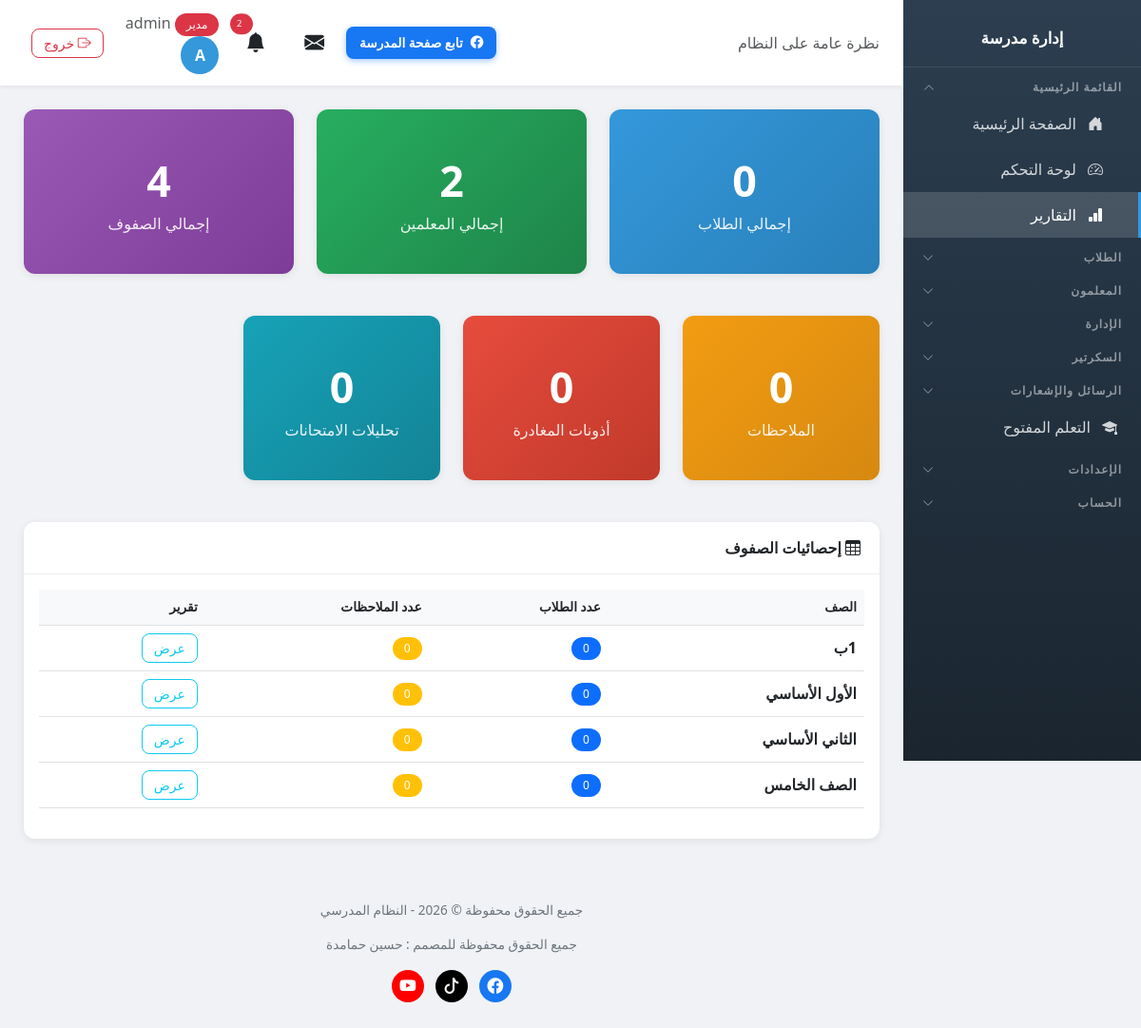
/reports/overview/ (signed in), run on the app's committed database.
### school/models.py (models this page shows, shortened)
class Profile(models.Model):
    ROLE_CHOICES = [
        ('admin', 'مدير'),
        ('vice_principal', 'نائب مدير'),
        ('secretary', 'سكرتير'),
        ('teacher', 'معلم'),
        ('student', 'طالب'),
    ]
    user = models.OneToOneField(User, on_delete=models.CASCADE, related_name='profile')
    role = models.CharField('الدور', max_length=20, choices=ROLE_CHOICES, default='student')
    phone = models.CharField('رقم الهاتف', max_length=20, blank=True)

class Class(models.Model):
    name = models.CharField('اسم الصف', max_length=100, unique=True)
    guardian = models.OneToOneField('Teacher', on_delete=models.SET_NULL, null=True, blank=True, related_name='guardian_class', verbose_name='مربي الصف')
    class Meta:
        verbose_name = 'صف'
        verbose_name_plural = 'الصفوف'

### school/views.py (the view)
# urls.py: path('reports/overview/', views.reports_overview, name='reports_overview'),
@login_required
def reports_overview(request):
    if request.user.profile.role != 'admin':
        messages.error(request, 'ليس لديك صلاحية للوصول إلى هذه الصفحة')
        return redirect('dashboard')
    total_students = Student.objects.count()
    total_teachers = Teacher.objects.count()
    total_classes = Class.objects.count()
    total_notes = Note.objects.count()
    total_leaves = StudentLeave.objects.count()
    total_exams = ExamAnalysis.objects.count()
    class_stats = []
    for cls in Class.objects.all().order_by('name'):
        student_count = Student.objects.filter(student_class=cls).count()
        notes_count = Note.objects.filter(student__student_class=cls).count()
        class_stats.append({
            'id': cls.id,
            'name': cls.name,
            'students': student_count,
            'notes': notes_count,
        })
    context = {
        'total_students': total_students,
        'total_teachers': total_teachers,
        'total_classes': total_classes,
        'total_notes': total_notes,
        'total_leaves': total_leaves,
        'total_exams': total_exams,
        'class_stats': class_stats,
    }
    return render(request, 'school/reports_overview.html', context)

### templates/school/reports_overview.html (shortened to what this page needs)
{% extends 'school/base.html' %}
{% block page_heading %}نظرة عامة على النظام{% endblock %}
{% block content %}
<div class="row g-4 mb-4">
    <div class="col-md-4">
        <div class="card stat-card stat-blue">
            <div class="card-body">
                <div class="number">{{ total_students }}</div>
                <div class="label">إجمالي الطلاب</div>
            </div>
        </div>
    </div>
    <div class="col-md-4">
        <div class="card stat-card stat-green">
            <div class="card-body">
                <div class="number">{{ total_teachers }}</div>
                <div class="label">إجمالي المعلمين</div>
            </div>
        </div>
    </div>
    <div class="col-md-4">
        <div class="card stat-card stat-purple">
            <div class="card-body">
                <div class="number">{{ total_classes }}</div>
                <div class="label">إجمالي الصفوف</div>
            </div>
        </div>
    </div>
    <div class="col-md-3">
        <div class="card stat-card stat-orange">
            <div class="card-body">
                <div class="number">{{ total_notes }}</div>
                <div class="label">الملاحظات</div>
            </div>
        </div>
    </div>
    <div class="col-md-3">
        <div class="card stat-card stat-red">
            <div class="card-body">
                <div class="number">{{ total_leaves }}</div>
                <div class="label">أذونات المغادرة</div>
            </div>
        </div>
    </div>
    <div class="col-md-3">
        <div class="card stat-card stat-teal">
            <div class="card-body">
                <div class="number">{{ total_exams }}</div>
                <div class="label">تحليلات الامتحانات</div>
            </div>
        </div>
    </div>
</div>
{% if class_stats %}
<div class="card">
    <div class="card-header"><i class="bi bi-table"></i> إحصائيات الصفوف</div>
    <div class="card-body">
        <div class="table-responsive">
            <table class="table table-hover">
                <thead>
                    <tr>
                        <th>الصف</th>
                        <th>عدد الطلاب</th>
                        <th>عدد الملاحظات</th>
                        <th>تقرير</th>
                    </tr>
                </thead>
                <tbody>
                    {% for stat in class_stats %}
                    <tr>
                        <td><strong>{{ stat.name }}</strong></td>
                        <td><span class="badge bg-primary">{{ stat.students }}</span></td>
                        <td><span class="badge bg-warning">{{ stat.notes }}</span></td>
                        <td><a href="{% url 'class_report' stat.id %}" class="btn btn-outline-info btn-sm">عرض</a></td>
                    </tr>
                    {% empty %}
                    <tr><td colspan="4" class="text-center text-muted">لا توجد بيانات</td></tr>
                    {% endfor %}
                </tbody>
            </table>
        </div>
    </div>
</div>
{% endif %}
{% endblock %}

### templates/school/base.html (shortened to what this page needs)
<!DOCTYPE html>
<html lang="ar" dir="rtl">
<head>
    <link href="https://cdn.jsdelivr.net/npm/bootstrap@5.3.0/dist/css/bootstrap.min.css" rel="stylesheet">
    <link href="https://cdn.jsdelivr.net/npm/bootstrap@5.3.0/dist/css/bootstrap.rtl.min.css" rel="stylesheet">
    <link rel="stylesheet" href="https://cdn.jsdelivr.net/npm/bootstrap-icons@1.11.0/font/bootstrap-icons.css">
    <link href="https://cdn.jsdelivr.net/npm/select2@4.1.0-rc.0/dist/css/select2.min.css" rel="stylesheet" />
    <link href="https://cdn.jsdelivr.net/npm/select2-bootstrap-5-theme@1.3.0/dist/select2-bootstrap-5-theme.rtl.min.css" rel="stylesheet" />
    <link rel="stylesheet" href="https://unpkg.com/leaflet@1.9.4/dist/leaflet.css" />
</head>
<body>
    {% if user.is_authenticated %}
    <div class="sidebar" id="sidebar">
        <div class="brand">
            <h4>إدارة مدرسة {{ school_info.name_ar }}</h4>
        </div>
        {% if user.is_authenticated %}
        <button class="nav-section nav-toggle" type="button" data-target="collapse-main" aria-expanded="false">
            <span>القائمة الرئيسية</span><i class="bi bi-chevron-down"></i>
        </button>
        <div class="nav-collapse" id="collapse-main">
        <a href="{% url 'home' %}" class="nav-link {% if request.resolver_match.url_name == 'home' %}active{% endif %}">
            <i class="bi bi-house-door-fill"></i> الصفحة الرئيسية
        </a>
        <a href="{% url 'dashboard' %}" class="nav-link {% if request.resolver_match.url_name == 'dashboard' %}active{% endif %}">
            <i class="bi bi-speedometer2"></i> لوحة التحكم
        </a>
        {% if 'reports_view' in user_perms %}
        <a href="{% url 'reports' %}" class="nav-link {% if request.resolver_match.url_name == 'reports' or 'report' in request.resolver_match.url_name %}active{% endif %}">
            <i class="bi bi-bar-chart-fill"></i> التقارير
        </a>
        {% endif %}
        </div>
        {% if 'students_view' in user_perms or 'students_add' in user_perms or 'notes_view' in user_perms or 'levels_view' in user_perms or 'discipline_view' in user_perms or 'discipline_add' in user_perms %}
        <button class="nav-section nav-toggle" type="button" data-target="collapse-students" aria-expanded="false">
            <span>الطلاب</span><i class="bi bi-chevron-down"></i>
        </button>
        {% endif %}
        {% if 'teachers_view' in user_perms or 'teachers_add' in user_perms or 'nominations_view' in user_perms or 'guardians_view' in user_perms %}
        <button class="nav-section nav-toggle" type="button" data-target="collapse-teachers" aria-expanded="false">
            <span>المعلمون</span><i class="bi bi-chevron-down"></i>
        </button>
        {% endif %}
        {% if 'classes_view' in user_perms or 'subjects_view' in user_perms or 'announcements_view' in user_perms or 'agenda_view' in user_perms or 'leaves_view' in user_perms or 'lateness_view' in user_perms or 'meetings_view' in user_perms or 'supervisor_visits_view' in user_perms or 'inspection_visits_view' in user_perms or 'visit_program_view' in user_perms or 'absence_view' in user_perms or 'schedule_view' in user_perms or 'certificates_view' in user_perms or 'exams_view' in user_perms or 'survey_view' in user_perms %}
        <button class="nav-section nav-toggle" type="button" data-target="collapse-admin" aria-expanded="false">
            <span>الإدارة</span><i class="bi bi-chevron-down"></i>
        </button>
        {% endif %}
        {% if 'incoming_view' in user_perms or 'outgoing_view' in user_perms or 'no_objection_view' in user_perms %}
        <button class="nav-section nav-toggle" type="button" data-target="collapse-secretary" aria-expanded="false">
            <span>السكرتير</span><i class="bi bi-chevron-down"></i>
        </button>
        {% endif %}
        {% if 'messages_view' in user_perms or 'messages_send' in user_perms %}
        <button class="nav-section nav-toggle" type="button" data-target="collapse-messages" aria-expanded="false">
            <span>الرسائل والإشعارات</span><i class="bi bi-chevron-down"></i>
        </button>
        {% endif %}
        {% if 'open_learning_view' in user_perms %}
        <a href="{% url 'open_learning_list' %}" class="nav-link {% if 'open_learning' in request.resolver_match.url_name %}active{% endif %}">
            <i class="bi bi-mortarboard-fill"></i> التعلم المفتوح
        </a>
        {% endif %}
        {% if 'settings_accounts' in user_perms or 'settings_whatsapp' in user_perms or 'settings_links' in user_perms or user.profile.role == 'admin' %}
        <button class="nav-section nav-toggle" type="button" data-target="collapse-settings" aria-expanded="false">
            <span>الإعدادات</span><i class="bi bi-chevron-down"></i>
        </button>
        {% endif %}
        <button class="nav-section nav-toggle" type="button" data-target="collapse-account" aria-expanded="false">
            <span>الحساب</span><i class="bi bi-chevron-down"></i>
        </button>
        {% endif %}
    </div>
    <div class="main-content">
        <div class="top-bar">
            <div>
                <span class="d-none d-md-inline text-muted">{% block page_heading %}{% endblock %}</span>
            </div>
            <div style="display:flex; align-items:center; gap:10px;">
                <a href="https://www.facebook.com/ALMANSOUR.SCHOOL.YATTA" target="_blank" rel="noopener" class="btn btn-social-fb d-none d-md-inline-flex align-items-center gap-2">
                    <i class="bi bi-facebook"></i> تابع صفحة المدرسة
                </a>
                <div class="user-info">
                <div class="dropdown d-inline-block mx-2" id="messageBell">
                    <button class="btn btn-link text-reset position-relative p-1" type="button" data-bs-toggle="dropdown" aria-expanded="false" style="font-size: 1.3rem;">
                        <i class="bi bi-envelope-fill"></i>
                    </button>
                </div>
                <div class="dropdown d-inline-block mx-2" id="notificationBell">
                    <button class="btn btn-link text-reset position-relative p-1" type="button" data-bs-toggle="dropdown" aria-expanded="false" style="font-size: 1.3rem;">
                        <i class="bi bi-bell-fill"></i>
                        {% if unread_notifications_count > 0 %}
                        <span class="position-absolute top-0 start-100 translate-middle badge rounded-pill bg-danger" style="font-size: 0.6rem;">
                            {{ unread_notifications_count }}
                        </span>
                        {% endif %}
                    </button>
                </div>
                <a href="{% url 'my_account' %}" class="text-decoration-none text-reset">
                    <span class="text-muted d-none d-sm-inline">
                        <span class="badge bg-{% if user.profile.role == 'admin' %}danger{% elif user.profile.role == 'teacher' %}success{% else %}info{% endif %}">
                            {{ user.profile.get_role_display }}
                        </span>
                        {{ user.first_name|default:user.username }}
                    </span>
                    <div class="avatar">{{ user.first_name|first|default:user.username|first|upper }}</div>
                </a>
                <a href="{% url 'logout' %}" class="btn btn-sm btn-outline-danger ms-2" title="تسجيل الخروج">
                    <i class="bi bi-box-arrow-right"></i> <span class="d-none d-sm-inline">خروج</span>
                </a>
                </div>
                </div>
            </div>
        <div class="page-content">
            {% block content %}{% endblock %}
        </div>
        <div class="footer no-print">
            <p>جميع الحقوق محفوظة &copy; {% now "Y" %} - النظام المدرسي</p>
            <p>جميع الحقوق محفوظة للمصمم : حسين حمامدة</p>
            <p class="footer-social">
                <a href="https://www.facebook.com/hhamamdeh" target="_blank" rel="noopener" class="fb" title="فيسبوك" aria-label="فيسبوك"><i class="bi bi-facebook"></i></a>
                <a href="https://www.tiktok.com/@abuadelhamamdeh" target="_blank" rel="noopener" class="tt" title="تيك توك" aria-label="تيك توك"><i class="bi bi-tiktok"></i></a>
                <a href="https://www.youtube.com/@husseintech" target="_blank" rel="noopener" class="yt" title="يوتيوب" aria-label="يوتيوب"><i class="bi bi-youtube"></i></a>
            </p>
        </div>
    </div>
    {% endif %}
</body>
</html>

### data on the page
Class: name "1ب"
Class: name "الأول الأساسي"
Class: name "الثاني الأساسي"
Class: name "الصف الخامس"

### other printed values
{{ unread_notifications_count }} "2"
{{ user.profile.get_role_display }} "مدير"
{{ user.first_name|default:user.username }} "admin"
{{ user.first_name|first|default:user.username|first|upper }} "A"
{{ total_students }} "0"
{{ total_teachers }} "2"
{{ total_classes }} "4"
{{ total_notes }} "0"
{{ total_leaves }} "0"
{{ total_exams }} "0"
{{ stat.students }} "0" "0" "0" "0"
{{ stat.notes }} "0" "0" "0" "0"
